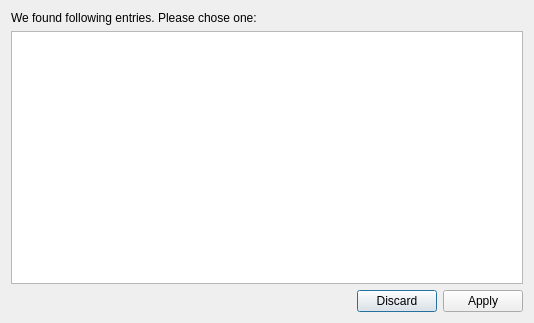
<?xml version="1.0" encoding="UTF-8"?>
<ui version="4.0">
 <class>CCDDBEntriesDialog</class>
 <widget class="QDialog" name="CCDDBEntriesDialog">
  <property name="geometry">
   <rect>
    <x>0</x>
    <y>0</y>
    <width>534</width>
    <height>323</height>
   </rect>
  </property>
  <property name="windowTitle">
   <string>CDDB Entries</string>
  </property>
  <property name="windowIcon">
   <iconset resource="resources.qrc">
    <normaloff>:/main/md</normaloff>:/main/md</iconset>
  </property>
  <layout class="QVBoxLayout" name="verticalLayout">
   <item>
    <widget class="QLabel" name="label">
     <property name="text">
      <string>We found following entries. Please chose one:</string>
     </property>
    </widget>
   </item>
   <item>
    <widget class="QListView" name="listView"/>
   </item>
   <item>
    <widget class="QDialogButtonBox" name="buttonBox">
     <property name="orientation">
      <enum>Qt::Horizontal</enum>
     </property>
     <property name="standardButtons">
      <set>QDialogButtonBox::Apply|QDialogButtonBox::Discard</set>
     </property>
    </widget>
   </item>
  </layout>
 </widget>
 <resources>
  <include location="resources.qrc"/>
 </resources>
 <connections>
  <connection>
   <sender>buttonBox</sender>
   <signal>accepted()</signal>
   <receiver>CCDDBEntriesDialog</receiver>
   <slot>accept()</slot>
   <hints>
    <hint type="sourcelabel">
     <x>248</x>
     <y>254</y>
    </hint>
    <hint type="destinationlabel">
     <x>157</x>
     <y>274</y>
    </hint>
   </hints>
  </connection>
  <connection>
   <sender>buttonBox</sender>
   <signal>rejected()</signal>
   <receiver>CCDDBEntriesDialog</receiver>
   <slot>reject()</slot>
   <hints>
    <hint type="sourcelabel">
     <x>316</x>
     <y>260</y>
    </hint>
    <hint type="destinationlabel">
     <x>286</x>
     <y>274</y>
    </hint>
   </hints>
  </connection>
 </connections>
</ui>
